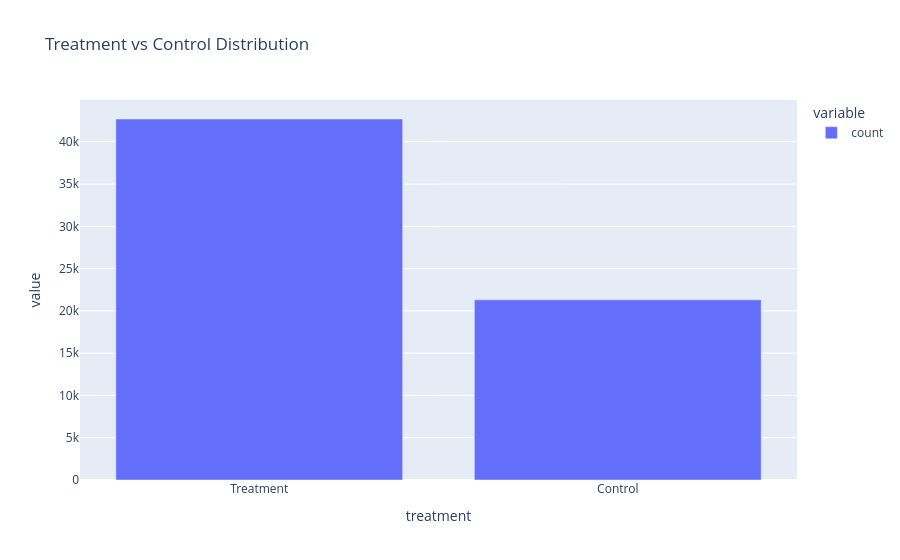

The cell this chart's notebook holds for it:
### Markdown cell above
### Treatment Assignment Summary

The dataset contains 64,000 customers:

- Treatment group: 42,694 customers (66.7%)
- Control group: 21,306 customers (33.3%)

Although the treatment and control groups are not equal in size, this alone does not indicate selection bias. The critical question is whether customers in the two groups differ systematically in their characteristics.

The next step is to compare demographic and behavioral features across the two groups to assess covariate balance before estimating treatment effects.

### Code cell
px.bar(
    treatment_counts,
    title="Treatment vs Control Distribution"
)

### Figure 1 — Plotly figure (JSON) as saved in the notebook; plotly's stock layout.template omitted (floating-point values rounded to 4 significant figures)
{"data": [{"hovertemplate": "variable=count<br>treatment=%{x}<br>value=%{y}<extra></extra>", "legendgroup": "count", "marker": {"color": "#636efa", "pattern": {"shape": ""}}, "name": "count", "orientation": "v", "showlegend": true, "textposition": "auto", "type": "bar", "x": ["Treatment", "Control"], "xaxis": "x", "y": [42694, 21306], "yaxis": "y"}], "layout": {"barmode": "relative", "legend": {"title": {"text": "variable"}, "tracegroupgap": 0}, "title": {"text": "Treatment vs Control Distribution"}, "xaxis": {"anchor": "y", "domain": [0, 1], "title": {"text": "treatment"}}, "yaxis": {"anchor": "x", "domain": [0, 1], "title": {"text": "value"}}}}
